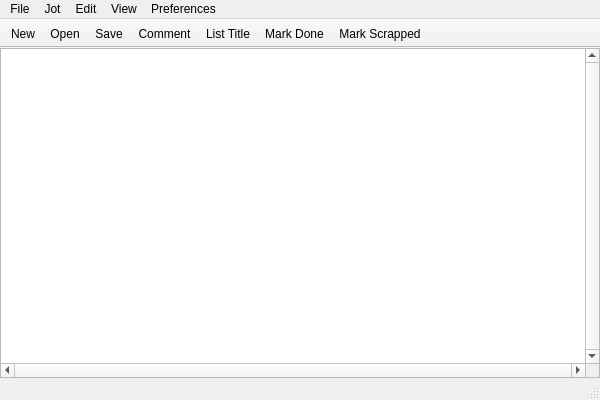
<?xml version="1.0" encoding="UTF-8"?>
<ui version="4.0">
 <class>CuteLittleNotesClass</class>
 <widget class="QMainWindow" name="CuteLittleNotesClass">
  <property name="enabled">
   <bool>true</bool>
  </property>
  <property name="geometry">
   <rect>
    <x>0</x>
    <y>0</y>
    <width>600</width>
    <height>400</height>
   </rect>
  </property>
  <property name="windowTitle">
   <string/>
  </property>
  <widget class="QWidget" name="centralWidget">
   <layout class="QGridLayout" name="gridLayout">
    <property name="leftMargin">
     <number>0</number>
    </property>
    <property name="topMargin">
     <number>0</number>
    </property>
    <property name="rightMargin">
     <number>0</number>
    </property>
    <property name="bottomMargin">
     <number>0</number>
    </property>
    <item row="0" column="0">
     <widget class="QTextEdit" name="textEdit">
      <property name="font">
       <font>
        <pointsize>10</pointsize>
       </font>
      </property>
      <property name="styleSheet">
       <string notr="true"/>
      </property>
      <property name="verticalScrollBarPolicy">
       <enum>Qt::ScrollBarAlwaysOn</enum>
      </property>
      <property name="horizontalScrollBarPolicy">
       <enum>Qt::ScrollBarAlwaysOn</enum>
      </property>
     </widget>
    </item>
   </layout>
  </widget>
  <widget class="QMenuBar" name="menuBar">
   <property name="geometry">
    <rect>
     <x>0</x>
     <y>0</y>
     <width>600</width>
     <height>21</height>
    </rect>
   </property>
   <widget class="QMenu" name="menuFile">
    <property name="title">
     <string>File</string>
    </property>
    <addaction name="actionNew"/>
    <addaction name="actionOpen"/>
    <addaction name="actionSave"/>
    <addaction name="actionSaveAs"/>
    <addaction name="separator"/>
    <addaction name="actionSaveAsPlainText"/>
    <addaction name="separator"/>
    <addaction name="actionExit"/>
   </widget>
   <widget class="QMenu" name="menuView">
    <property name="title">
     <string>View</string>
    </property>
    <action name=""/>
    <addaction name="actionWordWrap"/>
    <addaction name="actionToolbarToggleVis"/>
   </widget>
   <widget class="QMenu" name="menuEdit">
    <property name="title">
     <string>Edit</string>
    </property>
    <addaction name="actionUndo"/>
    <addaction name="actionRedo"/>
    <addaction name="actionPastePlainText"/>
    <addaction name="separator"/>
    <addaction name="actionFormattingRemoveAll"/>
   </widget>
   <widget class="QMenu" name="menuJot">
    <property name="title">
     <string>Jot</string>
    </property>
    <widget class="QMenu" name="menuList">
     <property name="title">
      <string>List Item</string>
     </property>
     <addaction name="actionMarkDone"/>
     <addaction name="actionMarkScrapped"/>
    </widget>
    <addaction name="actionComment"/>
    <addaction name="actionListTitle"/>
    <addaction name="separator"/>
    <addaction name="menuList"/>
   </widget>
   <widget class="QMenu" name="menuPreferences">
    <property name="title">
     <string>Preferences</string>
    </property>
    <widget class="QMenu" name="menuPrefComment">
     <property name="title">
      <string>Comment</string>
     </property>
     <addaction name="actionPrefCommentSetColor"/>
    </widget>
    <widget class="QMenu" name="menuPrefMarkDone">
     <property name="title">
      <string>Mark Done</string>
     </property>
     <addaction name="actionPrefMarkDoneSetColor"/>
     <addaction name="actionPrefMarkDoneSetText"/>
    </widget>
    <widget class="QMenu" name="menuPrefMarkScrapped">
     <property name="title">
      <string>Mark Scrapped</string>
     </property>
     <addaction name="actionPrefMarkScrappedSetColor"/>
     <addaction name="actionPrefMarkScrappedSetText"/>
    </widget>
    <widget class="QMenu" name="menuPrefListTitle">
     <property name="title">
      <string>List Title</string>
     </property>
     <addaction name="actionPrefListTitleSetColorBg"/>
     <addaction name="actionPrefListTitleSetColorText"/>
    </widget>
    <widget class="QMenu" name="menuPrefOverrideTheme">
     <property name="title">
      <string>Override Theme</string>
     </property>
     <addaction name="actionPrefSetJotOverrides"/>
     <addaction name="actionPrefDisableOverrides"/>
    </widget>
    <addaction name="menuPrefComment"/>
    <addaction name="menuPrefListTitle"/>
    <addaction name="separator"/>
    <addaction name="menuPrefMarkDone"/>
    <addaction name="menuPrefMarkScrapped"/>
    <addaction name="separator"/>
    <addaction name="menuPrefOverrideTheme"/>
    <addaction name="actionPrefSetTheme"/>
    <addaction name="actionPrefToggleModding"/>
    <addaction name="separator"/>
    <addaction name="actionPrefSaveManual"/>
   </widget>
   <addaction name="menuFile"/>
   <addaction name="menuJot"/>
   <addaction name="menuEdit"/>
   <addaction name="menuView"/>
   <addaction name="menuPreferences"/>
  </widget>
  <widget class="QToolBar" name="mainToolBar">
   <property name="enabled">
    <bool>true</bool>
   </property>
   <property name="sizePolicy">
    <sizepolicy hsizetype="Preferred" vsizetype="Fixed">
     <horstretch>0</horstretch>
     <verstretch>0</verstretch>
    </sizepolicy>
   </property>
   <property name="windowTitle">
    <string/>
   </property>
   <property name="movable">
    <bool>false</bool>
   </property>
   <property name="orientation">
    <enum>Qt::Horizontal</enum>
   </property>
   <attribute name="toolBarArea">
    <enum>TopToolBarArea</enum>
   </attribute>
   <attribute name="toolBarBreak">
    <bool>false</bool>
   </attribute>
   <addaction name="actionNew"/>
   <addaction name="actionOpen"/>
   <addaction name="actionSave"/>
   <addaction name="actionComment"/>
   <addaction name="actionListTitle"/>
   <addaction name="actionMarkDone"/>
   <addaction name="actionMarkScrapped"/>
  </widget>
  <widget class="QStatusBar" name="statusBar"/>
  <action name="actionSaveAs">
   <property name="text">
    <string>Save As...</string>
   </property>
  </action>
  <action name="actionSave">
   <property name="icon">
    <iconset resource="CuteLittleNotes.qrc">
     <normaloff>:/CuteLittleNotes/IconsBuiltIn/toolbar-icon-save.png</normaloff>:/CuteLittleNotes/IconsBuiltIn/toolbar-icon-save.png</iconset>
   </property>
   <property name="text">
    <string>Save</string>
   </property>
  </action>
  <action name="actionOpen">
   <property name="icon">
    <iconset resource="CuteLittleNotes.qrc">
     <normaloff>:/CuteLittleNotes/IconsBuiltIn/toolbar-icon-open.png</normaloff>:/CuteLittleNotes/IconsBuiltIn/toolbar-icon-open.png</iconset>
   </property>
   <property name="text">
    <string>Open...</string>
   </property>
  </action>
  <action name="actionNew">
   <property name="icon">
    <iconset resource="CuteLittleNotes.qrc">
     <normaloff>:/CuteLittleNotes/IconsBuiltIn/toolbar-icon-new.png</normaloff>:/CuteLittleNotes/IconsBuiltIn/toolbar-icon-new.png</iconset>
   </property>
   <property name="text">
    <string>New</string>
   </property>
  </action>
  <action name="actionWordWrap">
   <property name="checkable">
    <bool>true</bool>
   </property>
   <property name="checked">
    <bool>true</bool>
   </property>
   <property name="text">
    <string>Word Wrap</string>
   </property>
  </action>
  <action name="actionUndo">
   <property name="checkable">
    <bool>false</bool>
   </property>
   <property name="enabled">
    <bool>false</bool>
   </property>
   <property name="text">
    <string>Undo</string>
   </property>
   <property name="shortcut">
    <string>Ctrl+Z</string>
   </property>
  </action>
  <action name="actionRedo">
   <property name="enabled">
    <bool>false</bool>
   </property>
   <property name="text">
    <string>Redo</string>
   </property>
   <property name="shortcut">
    <string>Ctrl+Y</string>
   </property>
  </action>
  <action name="actionComment">
   <property name="icon">
    <iconset resource="CuteLittleNotes.qrc">
     <normaloff>:/CuteLittleNotes/IconsBuiltIn/toolbar-icon-comment.png</normaloff>:/CuteLittleNotes/IconsBuiltIn/toolbar-icon-comment.png</iconset>
   </property>
   <property name="text">
    <string>Comment</string>
   </property>
  </action>
  <action name="actionMarkDone">
   <property name="icon">
    <iconset resource="CuteLittleNotes.qrc">
     <normaloff>:/CuteLittleNotes/IconsBuiltIn/toolbar-icon-mark-done.png</normaloff>:/CuteLittleNotes/IconsBuiltIn/toolbar-icon-mark-done.png</iconset>
   </property>
   <property name="text">
    <string>Mark Done</string>
   </property>
  </action>
  <action name="actionMarkScrapped">
   <property name="icon">
    <iconset resource="CuteLittleNotes.qrc">
     <normaloff>:/CuteLittleNotes/IconsBuiltIn/toolbar-icon-mark-scrapped.png</normaloff>:/CuteLittleNotes/IconsBuiltIn/toolbar-icon-mark-scrapped.png</iconset>
   </property>
   <property name="text">
    <string>Mark Scrapped</string>
   </property>
  </action>
  <action name="actionStripFormatting">
   <property name="text">
    <string>Strip Formatting from Selected Text</string>
   </property>
  </action>
  <action name="actionPasteStripFormatting">
   <property name="checkable">
    <bool>true</bool>
   </property>
   <property name="checked">
    <bool>true</bool>
   </property>
   <property name="text">
    <string>Paste Strips Formatting</string>
   </property>
  </action>
  <action name="actionPastePlainText">
   <property name="text">
    <string>Paste as Plain Text</string>
   </property>
  </action>
  <action name="actionExit">
   <property name="text">
    <string>Exit</string>
   </property>
  </action>
  <action name="actionSetColorComment">
   <property name="text">
    <string>Comment</string>
   </property>
  </action>
  <action name="actionSetColorMarkDone">
   <property name="text">
    <string>Mark Done</string>
   </property>
  </action>
  <action name="actionSetColorMarkScrapped">
   <property name="text">
    <string>Mark Scrapped</string>
   </property>
  </action>
  <action name="actionSetColorTextEditorBackground">
   <property name="text">
    <string>Background</string>
   </property>
  </action>
  <action name="actionSetColorTextEditorText">
   <property name="text">
    <string>Text</string>
   </property>
  </action>
  <action name="actionSetTextMarkDone">
   <property name="text">
    <string>Mark Done</string>
   </property>
  </action>
  <action name="actionSetTextMarkScrapped">
   <property name="text">
    <string>Mark Scrapped</string>
   </property>
  </action>
  <action name="actionListTitle">
   <property name="icon">
    <iconset resource="CuteLittleNotes.qrc">
     <normaloff>:/CuteLittleNotes/IconsBuiltIn/toolbar-icon-list-title.png</normaloff>:/CuteLittleNotes/IconsBuiltIn/toolbar-icon-list-title.png</iconset>
   </property>
   <property name="text">
    <string>List Title</string>
   </property>
  </action>
  <action name="actionPrefCommentSetColor">
   <property name="text">
    <string>Set Color</string>
   </property>
  </action>
  <action name="actionPrefCommentSetText">
   <property name="text">
    <string>Set Text</string>
   </property>
  </action>
  <action name="actionPrefMarkDoneSetColor">
   <property name="text">
    <string>Set Color</string>
   </property>
  </action>
  <action name="actionPrefMarkDoneSetText">
   <property name="text">
    <string>Set Text</string>
   </property>
  </action>
  <action name="actionPrefMarkScrappedSetColor">
   <property name="text">
    <string>Set Color</string>
   </property>
  </action>
  <action name="actionPrefMarkScrappedSetText">
   <property name="text">
    <string>Set Text</string>
   </property>
  </action>
  <action name="actionPrefListTitleSetColorBg">
   <property name="text">
    <string>Set Color Bg</string>
   </property>
  </action>
  <action name="actionPrefListTitleSetColorText">
   <property name="text">
    <string>Set Color Text</string>
   </property>
  </action>
  <action name="actionPrefSaveManual">
   <property name="text">
    <string>Save Preferences</string>
   </property>
   <property name="toolTip">
    <string>Save Preferences</string>
   </property>
   <property name="statusTip">
    <string>Preferences are saved automatically on exit, but you can also save them manually.</string>
   </property>
  </action>
  <action name="actionToolbarToggleVis">
   <property name="checkable">
    <bool>true</bool>
   </property>
   <property name="checked">
    <bool>true</bool>
   </property>
   <property name="text">
    <string>Toolbar</string>
   </property>
  </action>
  <action name="actionFormattingRemoveAll">
   <property name="text">
    <string>Remove Special Formatting</string>
   </property>
   <property name="statusTip">
    <string>This will remove special formatting, such as text color or background color.</string>
   </property>
  </action>
  <action name="actionSaveAsPlainText">
   <property name="text">
    <string>Save As Plain Text</string>
   </property>
   <property name="statusTip">
    <string>This will save the file without special formatting, such as text color or background color.</string>
   </property>
  </action>
  <action name="actionPrefSetTheme">
   <property name="text">
    <string>Set Theme</string>
   </property>
  </action>
  <action name="actionPrefToggleModding">
   <property name="checkable">
    <bool>true</bool>
   </property>
   <property name="text">
    <string>Enable Mods</string>
   </property>
   <property name="statusTip">
    <string>If enabled, the program will check the local Mods folder for content upon loading.</string>
   </property>
  </action>
  <action name="actionPrefSetJotOverrides">
   <property name="text">
    <string>Set Jot Overrides</string>
   </property>
   <property name="statusTip">
    <string>Theme overrides are set and saved relative to the current theme.</string>
   </property>
  </action>
  <action name="actionPrefDisableOverrides">
   <property name="checkable">
    <bool>true</bool>
   </property>
   <property name="text">
    <string>Disable Overrides</string>
   </property>
   <property name="statusTip">
    <string>Disabling overrides will cause any set overrides to be ignored.</string>
   </property>
  </action>
 </widget>
 <layoutdefault spacing="6" margin="11"/>
 <resources>
  <include location="CuteLittleNotes.qrc"/>
 </resources>
 <connections/>
</ui>
